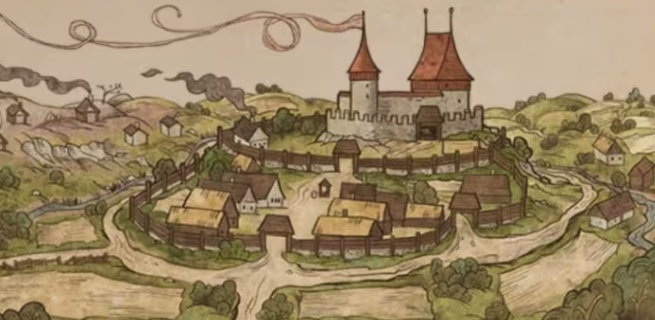
#> input picture chap15模板匹配/pics/斯卡利茨.png, 655 x 320 px
$ python '模板匹配.py'
#> lines starting #> are read from the running program, lines starting #| are printed output that depends on the picture; after the words box and inside, x2 and y2 are one past the last pixel; in counts of white or black regions, pixels touching at a corner belong together
### chap15模板匹配/chineseImgReader.py
import cv2
from PIL import Image
import numpy as np


#中文路径图片读取，返回nparray，8位BGR三通道

def imgRead(filePath):
#> called with filePath = './pics/斯卡利茨.png'
    if filePath is not None:
        imgSrc = Image.open(filePath)
#> imgSrc is the input picture: PIL image 655x320 RGBA; mean R, G, B, A 155.6, 135.3, 101.7, 255
        imgArr = np.array(imgSrc)
        if imgSrc.format == 'PNG':
            return cv2.cvtColor(imgArr, cv2.COLOR_RGBA2BGR)
        elif imgSrc.format == 'JPEG':
            return cv2.cvtColor(imgArr, cv2.COLOR_RGB2BGR)
        else:
            print('格式不支持')
            return None
    else:
        print('检查文件路径')
        return None

### chap15模板匹配/模板匹配.py
import cv2
import numpy as np

import chineseImgReader

img = chineseImgReader.imgRead(r'./pics/斯卡利茨.png')
imgGray = cv2.cvtColor(img, cv2.COLOR_BGR2GRAY)
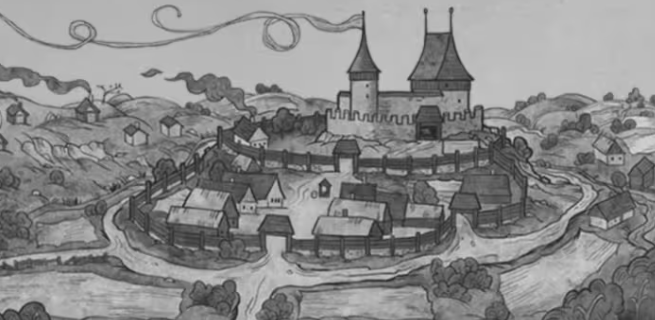
#> imgGray: shape (320, 655); min 35, max 214, mean 137.5
imgGray = np.concatenate([imgGray, imgGray], axis = 1)
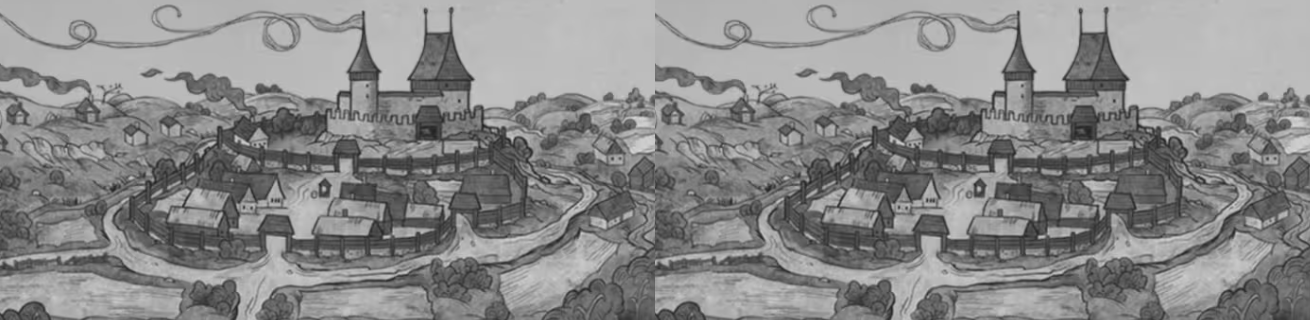
#> imgGray: shape (320, 1310); min 35, max 214, mean 137.5
imgGray = np.concatenate([imgGray, imgGray], axis = 0)
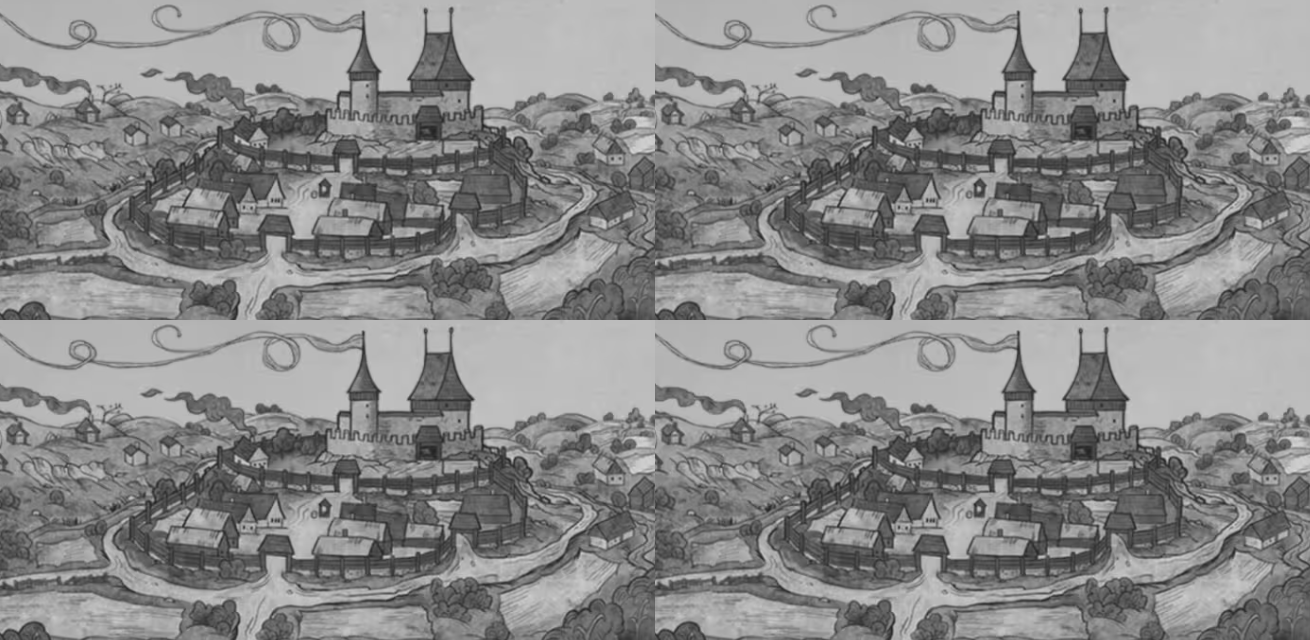
#> imgGray: shape (640, 1310); min 35, max 214, mean 137.5
print(imgGray.shape)
#| (640, 1310)
tempLate = imgGray[50:100, 300:400].copy()
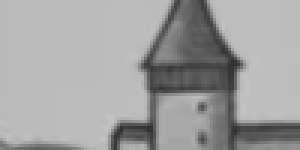
#> tempLate: shape (50, 100) (shown 3 times larger); min 48, max 196, mean 160.8
print('template.shape: ', tempLate.shape)
#| template.shape:  (50, 100)

#进行多模板匹配
templateResult = cv2.matchTemplate(imgGray, tempLate, cv2.TM_SQDIFF_NORMED)  #标准差
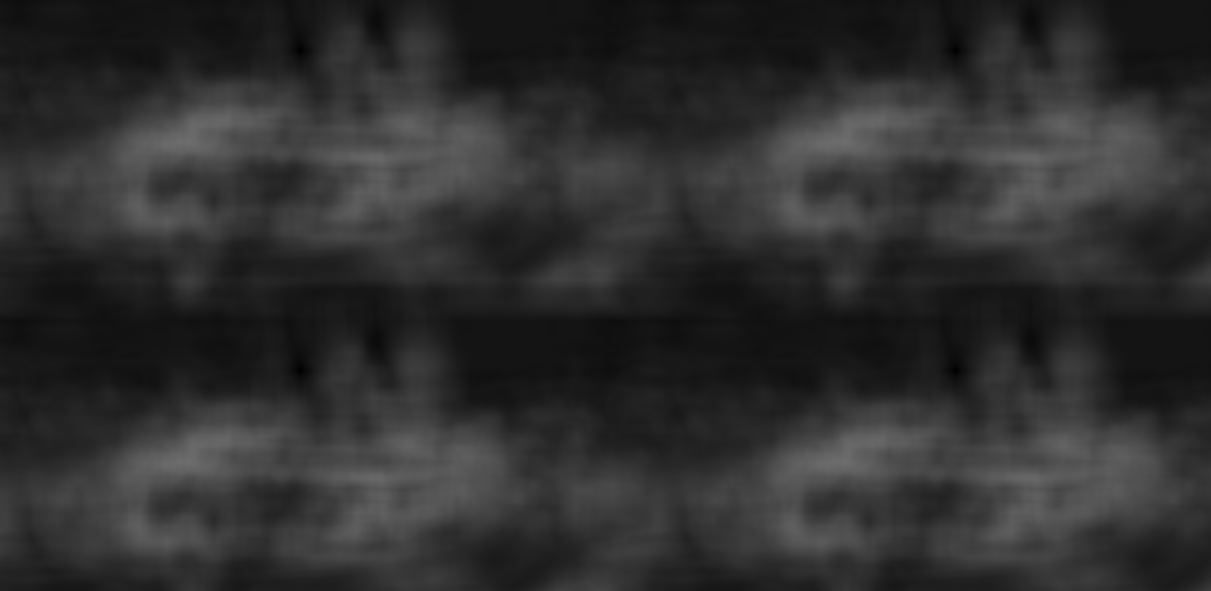
#> templateResult: shape (591, 1211) float32; min 0, max 0.428, mean 0.185
print('match result.shape: ', templateResult.shape)
#| match result.shape:  (591, 1211)
#查找多模板匹配中满足阈值的位置
myThresh = 0.01  # 模板匹配的阈值
points = np.where(templateResult<myThresh)  # 返回一个元组
#> points = 36 positions, rows 49 to 371, columns 299 to 956
print('查找到多模板个数：', len(points[0]))
#| 查找到多模板个数： 36

#绘制与保存矩形信息（矩形位置和置信度）
tempH = tempLate.shape[0]
#> tempH = 50
tempW = tempLate.shape[1]
#> tempW = 100
rects = []
rectsConf = []
for i in zip(*points):
    rects.append([i[1], i[0], i[1]+tempW, i[0]+tempH])
    rectsConf.append(1-templateResult[i[0], i[1]])
#> this loop made 36 passes
#> i on passes 1 to 12: (49, 299), (49, 300), (49, 301), (49, 954), (49, 955), (49, 956), (50, 299), (50, 300), (50, 301), (50, 954), (50, 955), (50, 956)
#> after the loop, rects = 36 items, first 6: [299, 49, 399, 99], [300, 49, 400, 99], [301, 49, 401, 99], [954, 49, 1054, 99], [955, 49, 1055, 99], [956, 49, 1056, 99]; rectsConf = 36 values, max 1 at index 25, min 0.992 at index 17, mean 0.995

# 对查找到的模板进行非极大值抑制（需要矩形列表以及每个矩形对应的置信度列表）
NMSresult = cv2.dnn.NMSBoxes(bboxes=rects, scores=rectsConf, score_threshold=1-myThresh, nms_threshold = 0.5)
#> NMSresult = [25, 7, 10, 28]
print('NMSresult', NMSresult)
#| NMSresult [25  7 10 28]
print('非极大值抑制后矩形个数：', len(NMSresult))
#| 非极大值抑制后矩形个数： 4

# 绘制非极大值抑制后的矩形结果
for index in NMSresult:
    cv2.rectangle(imgGray, rects[index][:2], rects[index][2:], (255,255,255), 3)
#> this loop made 4 passes
#> index on passes 1 to 4: 25, 7, 10, 28
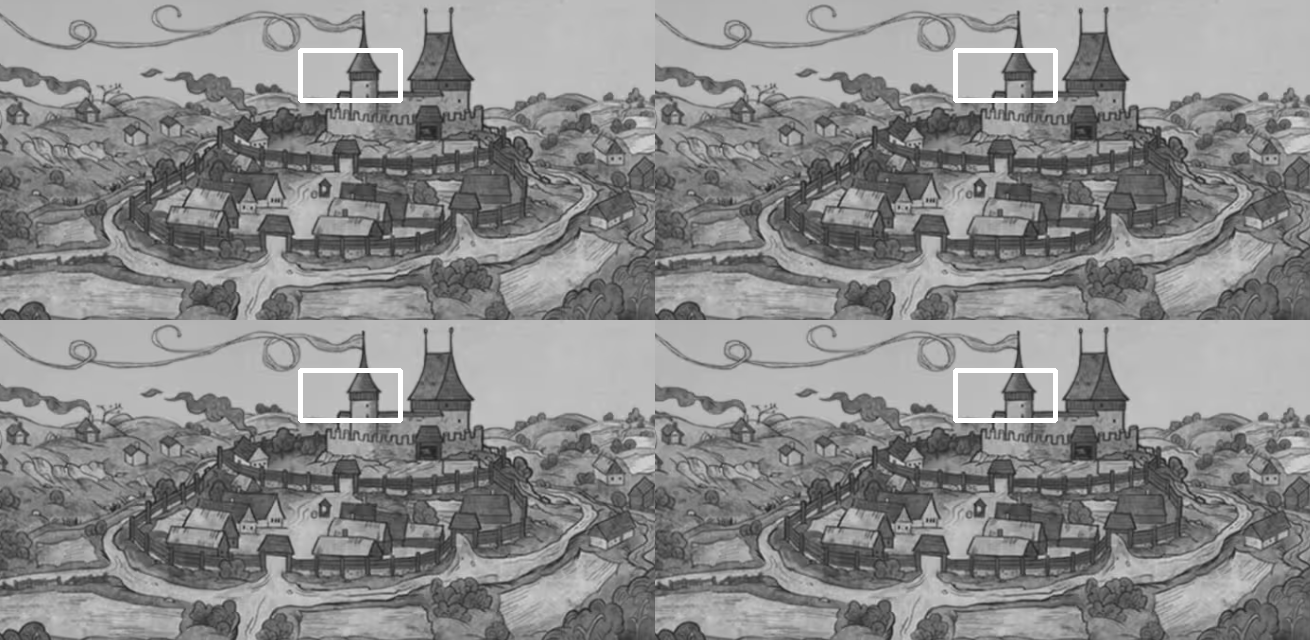
#> imgGray: shape (640, 1310); 0.71% of pixels changed, all inside (x1, y1, x2, y2) = (298, 48, 1058, 423)


cv2.imshow('test', imgGray)
cv2.imshow('template', tempLate)
cv2.waitKey(0)

$ run again, with chap15模板匹配/pics/personEncryptTest.png copied over chap15模板匹配/pics/斯卡利茨.png
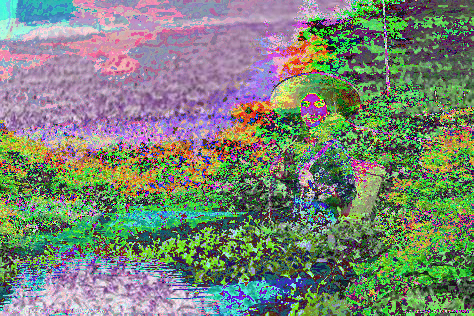
#> input picture chap15模板匹配/pics/personEncryptTest.png, 474 x 316 px
#> in imgRead, imgSrc is the input picture: PIL image 474x316 RGB; mean R, G, B 122.2, 133.5, 117.4
#| (632, 948)
#| template.shape:  (50, 100)
#> `templateResult = cv2.matchTemplate(imgGray, tempLate, cv2.TM_SQDIFF_NO..`:
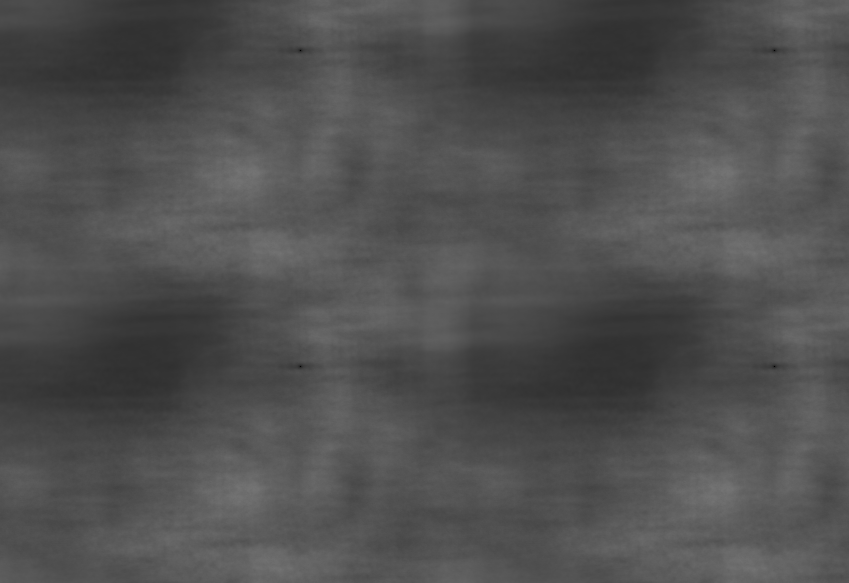
#> templateResult: shape (583, 849) float32; min 0, max 0.458, mean 0.314
#| match result.shape:  (583, 849)
#> points = ([50, 50, 366, 366], [300, 774, 300, 774])
#| 查找到多模板个数： 4
#> the loop `for i in zip(*points):` made 4 passes
#> i on passes 1 to 4: (50, 300), (50, 774), (366, 300), (366, 774)
#> after the loop `for i in zip(*points):`: rects = [[300, 50, 400, 100], [774, 50, 874, 100], [300, 366, 400, 416], [774, 366, 874, 416]]; rectsConf = [1, 1, 1, 1]
#> NMSresult = [1, 3, 0, 2]
#| NMSresult [1 3 0 2]
#| 非极大值抑制后矩形个数： 4
#> the loop `for index in NMSresult:` made 4 passes
#> index on passes 2 to 4: 3, 0, 2
#> after the loop `for index in NMSresult:`:
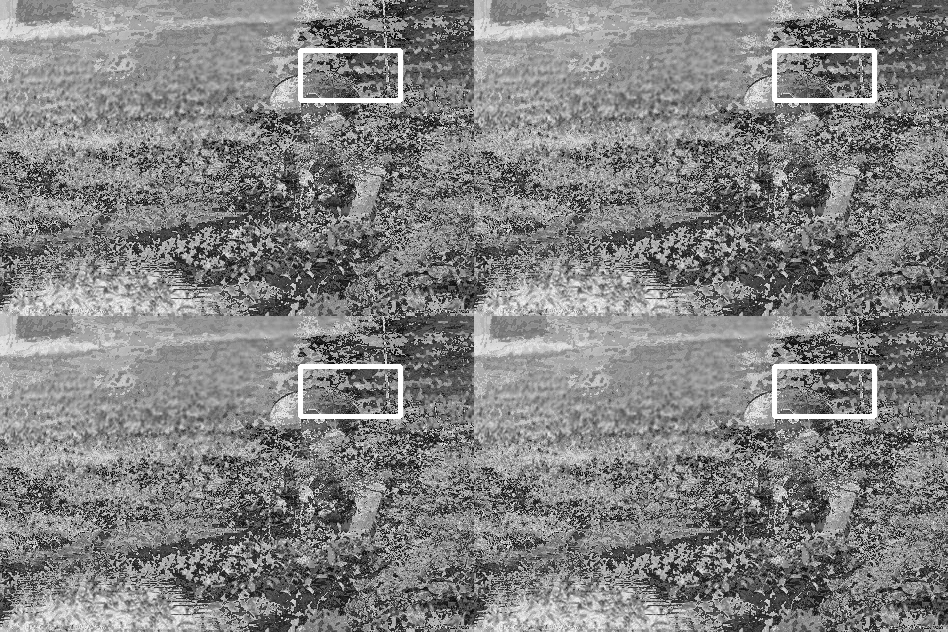
#> imgGray: shape (632, 948); min 1, max 255, mean 129.6

$ run again, with chap15模板匹配/pics/personEncrypted.png copied over chap15模板匹配/pics/斯卡利茨.png
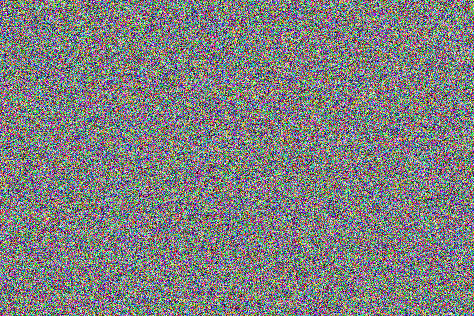
#> input picture chap15模板匹配/pics/personEncrypted.png, 474 x 316 px
#> in imgRead, imgSrc is the input picture: PIL image 474x316 RGB; mean R, G, B 126.7, 127.3, 127.5
#| (632, 948)
#| template.shape:  (50, 100)
#> `templateResult = cv2.matchTemplate(imgGray, tempLate, cv2.TM_SQDIFF_NO..`:
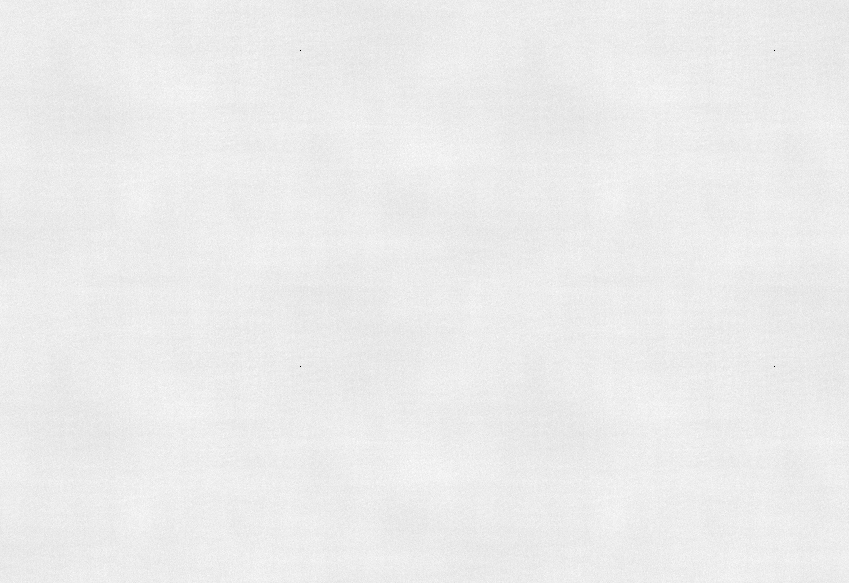
#> templateResult: shape (583, 849) float32; min 0, max 0.281, mean 0.26; drawn with min black and max white
#| match result.shape:  (583, 849)
#> points = ([50, 50, 366, 366], [300, 774, 300, 774])
#| 查找到多模板个数： 4
#> the loop `for i in zip(*points):` made 4 passes
#> i on passes 1 to 4: (50, 300), (50, 774), (366, 300), (366, 774)
#> after the loop `for i in zip(*points):`: rects = [[300, 50, 400, 100], [774, 50, 874, 100], [300, 366, 400, 416], [774, 366, 874, 416]]; rectsConf = [1, 1, 1, 1]
#> NMSresult = [0, 2, 3, 1]
#| NMSresult [0 2 3 1]
#| 非极大值抑制后矩形个数： 4
#> the loop `for index in NMSresult:` made 4 passes
#> index on pass 4: 1
#> after the loop `for index in NMSresult:`:
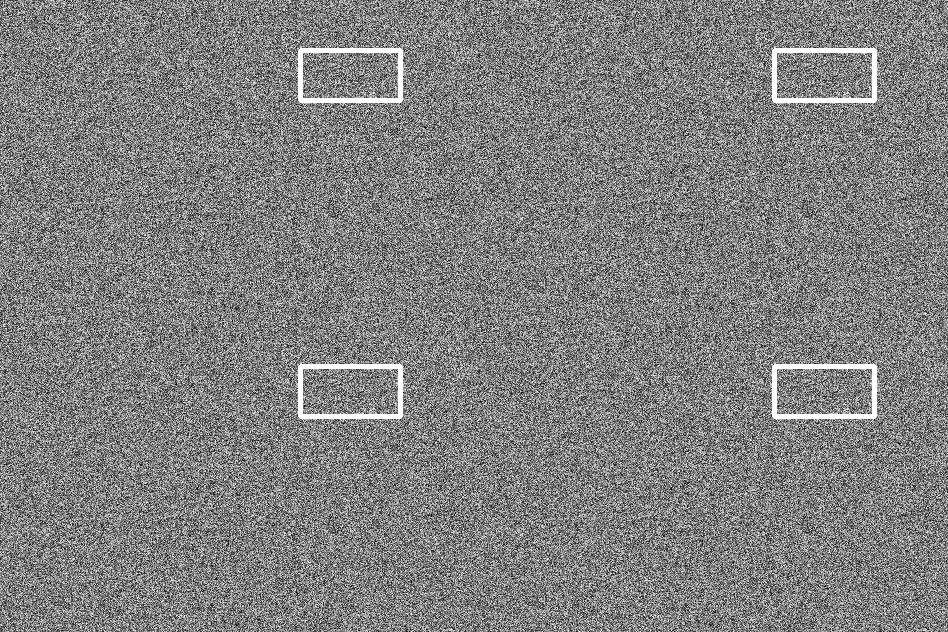
#> imgGray: shape (632, 948); min 2, max 255, mean 128.4
